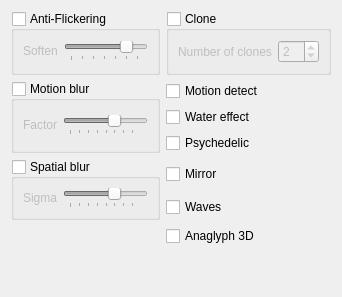
  <widget class="QWidget" name="tab_9">
   <attribute name="title">
    <string>Advanced</string>
   </attribute>
   <layout class="QGridLayout" name="gridLayout_12">
    <item row="3" column="0" rowspan="3">
     <widget class="QGroupBox" name="motionblurEnable">
      <property name="title">
       <string>Motion blur</string>
      </property>
      <property name="checkable">
       <bool>true</bool>
      </property>
      <property name="checked">
       <bool>false</bool>
      </property>
      <layout class="QGridLayout" name="gridLayout_16">
       <item row="0" column="0">
        <widget class="QLabel" name="label_34">
         <property name="text">
          <string>Factor</string>
         </property>
         <property name="buddy">
          <cstring>blurFactorSlider</cstring>
         </property>
        </widget>
       </item>
       <item row="0" column="1">
        <widget class="QSlider" name="blurFactorSlider">
         <property name="minimum">
          <number>1</number>
         </property>
         <property name="maximum">
          <number>127</number>
         </property>
         <property name="value">
          <number>80</number>
         </property>
         <property name="orientation">
          <enum>Qt::Horizontal</enum>
         </property>
         <property name="tickPosition">
          <enum>QSlider::TicksBelow</enum>
         </property>
         <property name="tickInterval">
          <number>16</number>
         </property>
        </widget>
       </item>
      </layout>
     </widget>
    </item>
    <item row="3" column="2">
     <widget class="QCheckBox" name="motiondetectEnable">
      <property name="text">
       <string>Motion detect</string>
      </property>
     </widget>
    </item>
    <item row="5" column="2">
     <widget class="QCheckBox" name="psychedelicEnable">
      <property name="text">
       <string>Psychedelic</string>
      </property>
     </widget>
    </item>
    <item row="9" column="0">
     <spacer name="verticalSpacer_4">
      <property name="orientation">
       <enum>Qt::Vertical</enum>
      </property>
      <property name="sizeHint" stdset="0">
       <size>
        <width>20</width>
        <height>40</height>
       </size>
      </property>
     </spacer>
    </item>
    <item row="2" column="0">
     <widget class="QGroupBox" name="antiflickerEnable">
      <property name="title">
       <string>Anti-Flickering</string>
      </property>
      <property name="checkable">
       <bool>true</bool>
      </property>
      <property name="checked">
       <bool>false</bool>
      </property>
      <layout class="QGridLayout" name="gridLayout_18">
       <item row="0" column="0">
        <widget class="QLabel" name="label_36">
         <property name="text">
          <string>Soften</string>
         </property>
         <property name="buddy">
          <cstring>blurFactorSlider</cstring>
         </property>
        </widget>
       </item>
       <item row="0" column="1">
        <widget class="QSlider" name="antiflickerSofteningSizeSlider">
         <property name="minimum">
          <number>0</number>
         </property>
         <property name="maximum">
          <number>100</number>
         </property>
         <property name="value">
          <number>80</number>
         </property>
         <property name="orientation">
          <enum>Qt::Horizontal</enum>
         </property>
         <property name="tickPosition">
          <enum>QSlider::TicksBelow</enum>
         </property>
         <property name="tickInterval">
          <number>16</number>
         </property>
        </widget>
       </item>
      </layout>
     </widget>
    </item>
    <item row="2" column="2">
     <widget class="QGroupBox" name="cloneEnable">
      <property name="sizePolicy">
       <sizepolicy hsizetype="MinimumExpanding" vsizetype="Preferred">
        <horstretch>0</horstretch>
        <verstretch>0</verstretch>
       </sizepolicy>
      </property>
      <property name="title">
       <string>Clone</string>
      </property>
      <property name="checkable">
       <bool>true</bool>
      </property>
      <property name="checked">
       <bool>false</bool>
      </property>
      <layout class="QGridLayout" name="gridLayout_7">
       <item row="0" column="0">
        <widget class="QLabel" name="label_9">
         <property name="text">
          <string>Number of clones</string>
         </property>
         <property name="buddy">
          <cstring>cloneCountSpin</cstring>
         </property>
        </widget>
       </item>
       <item row="0" column="1">
        <widget class="QSpinBox" name="cloneCountSpin">
         <property name="minimum">
          <number>1</number>
         </property>
         <property name="value">
          <number>2</number>
         </property>
        </widget>
       </item>
      </layout>
     </widget>
    </item>
    <item row="4" column="2">
     <widget class="QCheckBox" name="rippleEnable">
      <property name="text">
       <string>Water effect</string>
      </property>
     </widget>
    </item>
    <item row="6" column="0" rowspan="2">
     <widget class="QGroupBox" name="gaussianblurEnable">
      <property name="title">
       <string>Spatial blur</string>
      </property>
      <property name="checkable">
       <bool>true</bool>
      </property>
      <property name="checked">
       <bool>false</bool>
      </property>
      <layout class="QGridLayout" name="gridLayout_17">
       <item row="0" column="0">
        <widget class="QLabel" name="label_35">
         <property name="text">
          <string>Sigma</string>
         </property>
         <property name="buddy">
          <cstring>blurFactorSlider</cstring>
         </property>
        </widget>
       </item>
       <item row="0" column="1">
        <widget class="QSlider" name="gaussianbluSigmaSlider">
         <property name="minimum">
          <number>1</number>
         </property>
         <property name="maximum">
          <number>127</number>
         </property>
         <property name="value">
          <number>80</number>
         </property>
         <property name="orientation">
          <enum>Qt::Horizontal</enum>
         </property>
         <property name="tickPosition">
          <enum>QSlider::TicksBelow</enum>
         </property>
         <property name="tickInterval">
          <number>16</number>
         </property>
        </widget>
       </item>
      </layout>
     </widget>
    </item>
    <item row="6" column="2">
     <widget class="QCheckBox" name="mirrorEnable">
      <property name="text">
       <string>Mirror</string>
      </property>
     </widget>
    </item>
    <item row="7" column="2">
     <widget class="QCheckBox" name="waveEnable">
      <property name="text">
       <string>Waves</string>
      </property>
     </widget>
    </item>
    <item row="8" column="2">
     <widget class="QCheckBox" name="anaglyphEnable">
      <property name="text">
       <string>Anaglyph 3D</string>
      </property>
     </widget>
    </item>
   </layout>
  </widget>
